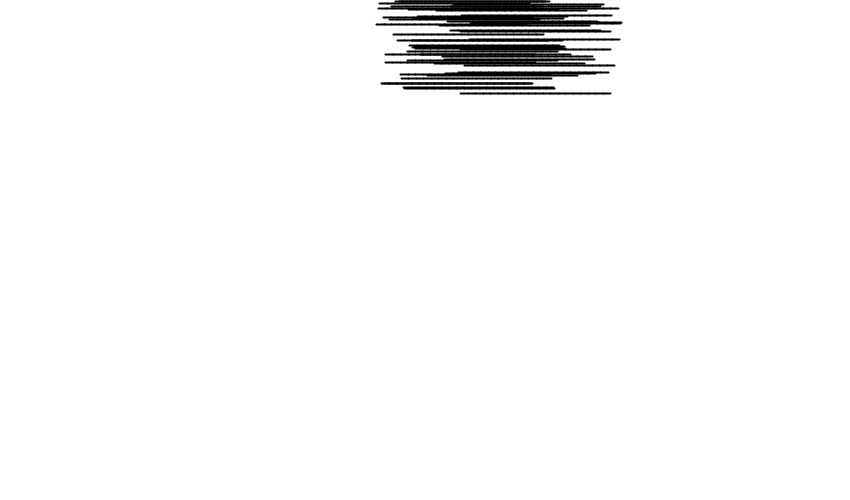
Frame 1 (no input)
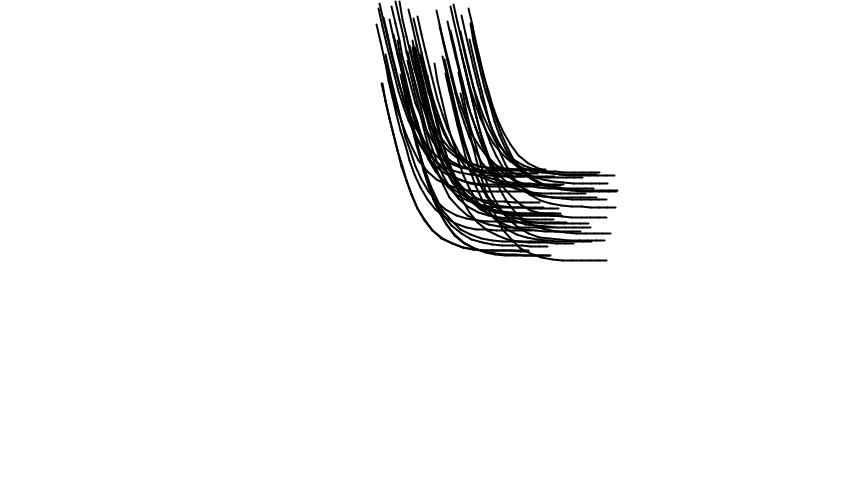
Frame 60 (the mouse pressed at the canvas centre just before this capture)
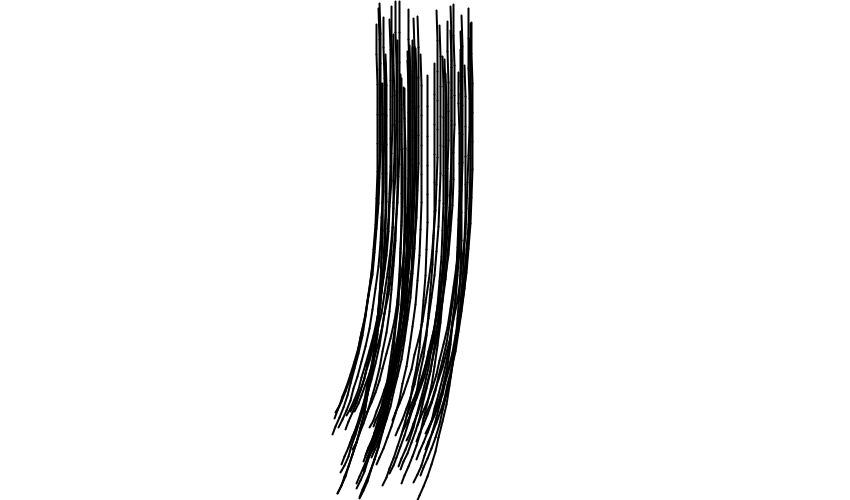
Frame 120 (the mouse held since frame 60 and released just before this capture)

The Processing sketch that drew these frames (run headless with seeded random() and noise(); from frame 60 on, the mouse is pressed at the canvas centre):

// Processing sketch: Ej_cuerda
// ── Ej_cuerda.pde

float [] vE = new float [700];
int t = 0;
int NPELOS = 50;
 //Podemos modificar este valor para añadir más pelos a la simulación
Pelo pelo;
Pelo[] Pelos = new Pelo[NPELOS];

void setup()
{
  size (850, 500);
  
  for (int np = 0; np < NPELOS; np++)
  {
    PVector ini = new PVector (width/2 + random(-50,50), 50 + random(-50,50)); //Se inicializarán en posiciones random 
    pelo = new Pelo (Lcuerda, NMUELLES, ini);
    Pelos[np] = pelo;
  }
  
}
void keyPressed()
{
   if (key == 'r' || key == 'R')
      setup();
}

void draw()
{
  background(255);
  fill(255,0,0);
  
  for (int np =0; np < NPELOS; np++)
  {
    Pelos[np].update();
  }
}

//interfaz de usuario --> se modelará mediante una función que detecta cuándo se ha seleccionado (o soltado) un pelo y se está arrastrando
void mousePressed()
{
  for (int np = 0; np < NPELOS; np++)
    Pelos[np].on_click();
}

void mouseReleased()
{
  for(int np = 0;np<NPELOS;np++)
    Pelos[np].release();
}

void plot_func(int time, int x, int y, int x1, int y1)
{
  stroke(200, 10, 0);
  strokeWeight(3);
  fill(153);
  rect(x, y, x1, y1);
  stroke(200, 210, 0);
  
  strokeWeight(1);
  stroke(255);
  
  for (int i = 0; i<time; i++)
    point(i, 600*0.5 - (vE[i] /6.5e5)*600);
}

// ── Extremo.pde

class Extremo
{
  PVector loc; //posicion
  PVector vel; //velocidad
  PVector acc; //aceleracion
  float Ec, Ep; 
  PVector peso;
  int mode;
  
  //Estas variables servirán para indicar si está siendo modificado 
  PVector drag0;
  boolean dragging = false;
  
  Extremo(float x, float y)
  {
    loc = new PVector(x,y);
    vel = new PVector(0,0);
    acc = new PVector(0,0);
    drag0 = new PVector(0,0);
   
    peso =  PVector.mult(gravity, mass);
  }
  
  void update()
  {
    vel.add(PVector.mult(acc,dt));
    loc.add(PVector.mult(vel,dt));
    
    acc = new PVector(0,0);
    
    applyForce(peso);
  }
  
  //Función que actualiza la aceleración mediante la fuerza que se le pasa como parámetro y la masa
  
  void applyForce(PVector force) //acumula la fuerza para luego dividirla con la masa
  {
    PVector f = force.copy();
    f.div(mass);
    acc.add(f);
  }
  
  void display()
  {
    stroke(0);
    strokeWeight(2);
    fill(175, 120);
    
    if (dragging)
    {
      fill(50);
    }
  }
  
  //Determina si un extremo ha sido pulsado o no
  void clicked(int x, int y)
  {
    float d = dist(x,y,loc.x, loc.y);
    float umbral = 5;
    
    if(d < umbral)
    {
      dragging =true;
      drag0.x = loc.x - x;
      drag0.y = loc.y - y;
    }
  }
  
  void stopDragging()
  {
    dragging = false;
    
  }
  
  //Cambia la posición del extremo según la posición del ratón
  void drag(int mx, int my)
  {
    if(dragging)
    {
      loc.x = mx + drag0.x;
      loc.y = my + drag0.y;
    }
  }
  
}
  

// ── Muelle.pde

class Muelle
{
  PVector ancho, fA, fB;
  
  float len;
  float Epe;
  
  float elong;
  //define el muelle con 2 extremos
  Extremo a;
  Extremo b;
  
  Muelle (Extremo a_, Extremo b_, float l)
  {
    a = a_;
    b = b_;
    len = l;
    ancho = new PVector(b.loc.x - a.loc.x, b.loc.y - a.loc.y);
    fA = new PVector();
    fB = new PVector();
  }
  
  //Función que actualiza las fuerzas del muelle en distintos sentidos
  void update()
  {
    ancho.x = b.loc.x - a.loc.x;
    ancho.y = b.loc.y - a.loc.y;
    elong = ancho.mag() - len; //obtenemos la elongación actual
    ancho.normalize();
    
    //Suma de fuerzas que se ejercen sobre los muelles:
    fA.x = k* ancho.x* elong - (a.vel.x - b.vel.x)*am; //Fuerza elástica - Fuerza damping o de amortiguamiento
    fA.y = k* ancho.y* elong - (a.vel.y - b.vel.y)*am; //Fuerza elástica - Fuerza damping o de amortiguamiento
    a.applyForce(fA);  //Esta fuerza se debe aplicar a los dos extremos
    
    fB.x = -k* ancho.x* elong - (b.vel.x - a.vel.x)*am;
    fB.y = -k* ancho.y* elong - (b.vel.y - a.vel.y)*am;
    b.applyForce(fB);
  }
  void display()
  {
    strokeWeight(2);
    stroke(0);
    line(a.loc.x, a.loc.y, b.loc.x, b.loc.y);
  }
}

// ── Parametros.pde

//Parametros
final PVector gravity = new PVector(0, 9.8);


//Variables
final float mass = 5;
final float dt = 0.1;
final int NMUELLES = 20; 
final int Lcuerda = 150;
final float lmuelle = Lcuerda/NMUELLES;
final float am = 10; //Amortiguamiento muelle
final float k = 90;

// ── Pelo.pde

class Pelo
{
  float longitud;
  int nmuelles;
  float Lmuelle;
  PVector origen;
  
  Extremo[] vExtr = new Extremo[NMUELLES+1];
  Muelle[] vMuelles = new Muelle[NMUELLES];
  
  Pelo (float _longitud, int _nmuelles, PVector _origen)
  {
    longitud = _longitud;
    nmuelles = _nmuelles;
    Lmuelle = longitud/nmuelles;
    origen = _origen;
    
    for(int i = 0; i < vExtr.length; i++)
      vExtr[i] = new Extremo (origen.x + i *Lmuelle, origen.y); //inicialización de extremos
    
    for (int i = 0; i<vMuelles.length; i++)
      vMuelles[i] = new Muelle(vExtr[i], vExtr[i+1], Lmuelle); //inicialización de los muelles que unen los extremos
  }
  
  void update()
  {
    //primero actualiza los muelles
    for (Muelle s: vMuelles)
    {
      s.update();
      s.display();
    }
    //Luego actualiza las particulas
    //El bucle deberá empezar desde 1 (y no de 0) para que el primer punto del pelo se quede fijo en la pantalla
    for (int i = 1; i < vExtr.length; i++)
    {
      vExtr[i].update();
      vExtr[i].display();
      vExtr[i].drag(mouseX, mouseY); //recogida de coordenadas de ratón
    }
  }
  
  void on_click()
  {
    for(Extremo b: vExtr)
      b.clicked(mouseX, mouseY); //recogida de coordenadas de ratón
  }
  
  void release()
  {
    for (Extremo b: vExtr)
      b.stopDragging();
  }
  
}
